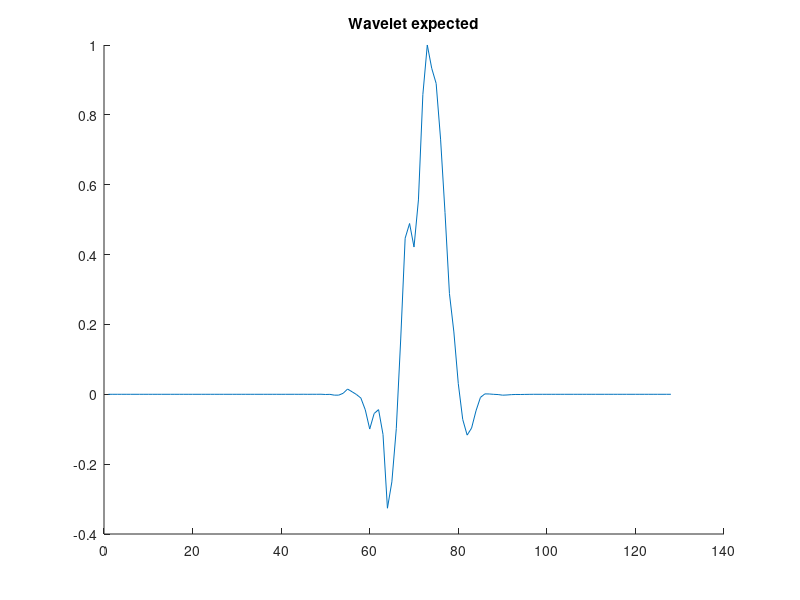

Reproduce this figure in MATLAB.
waveletExpected = [-2.10578E-05 -9.476E-06 2.31636E-05 4.21156E-05 5.47502E-05 -8.42311E-06 0 0 8.42311E-06 8.42311E-06 1.68462E-05 8.42311E-06 1.26347E-05 4.21156E-06 6.31733E-06 3.68511E-06 -2.10578E-06 -5.26445E-06 1.47404E-05 1.36876E-05 2.8428E-05 1.20095E-06 1.88204E-05 -2.14917E-05 4.5085E-05 -1.63856E-05 3.6736E-05 -6.43249E-05 0.000102673 -0.000110101 0.000199502 -0.000231849 9.58855E-05 -0.000322979 0.001104338 -0.000905179 0.000747737 0.000408783 0.001919187 -0.009128215 0.000861026 0.002900677 0.009992718 -0.009980383 0.02602941 -0.01145982 0.019491475 0.000670688 0.042573314 -0.148721203 -0.045395929 -0.627475083 -0.628755033 0.742671311 3.86422348 1.89486599 -0.14457047 -2.77143693 -11.4742403 -25.66809082 -14.18368721 -11.3254509 -29.65056801 -84.11113739 -64.66212463 -25.37899971 40.81756592 115.2232742 126.0843887 108.7093811 143.5027008 221.3215485 257.8666077 240.6673431 229.4897614 188.3588409 134.2646942 74.43444824 46.03559875 7.869974136 -18.55449867 -30.13476181 -24.95438957 -12.1873827 -2.318961382 0.292978376 0.228839278 -0.032109987 -0.198500037 -0.65218699 -0.508843839 -0.255361319 -0.131822273 -0.15137434 -0.089646652 -0.036577154 -0.001900538 -0.003819087 -0.003696551 -0.007762205 -0.004121194 -0.005231015 -0.00357854 -0.002066103 0.000217133 -0.000441128 -0.000424061 -0.000312661 8.22415E-05 -0.000138807 -6.98824E-05 -7.08041E-05 1.312E-06 -4.78242E-05 -5.70452E-06 3.19157E-06 1.94126E-05 -8.06118E-06 -2.63222E-07 -4.93542E-06 1.09978E-05 6.84378E-06 1.52669E-05 5.26445E-06 8.94956E-06 -1.57933E-06 1.05289E-06 -2.94809E-05];

reflectivity = [0 0 -0.004566431 0.009443457 0.000759406 0.0010133 0.000536247 -0.000374601 -0.002953136 -0.012649528 0.00421696 -0.010386876 0.004503522 -0.000326403 0.00091053 -0.004422515 0.013185931 0.00036719 -0.000760486 -0.00136118 -0.038158517 0.004556815 3.06353E-05 0.000540495 0.000926011 -0.000465246 -0.000508979 -0.001841831 0.001139543 0.001163813 -0.002020171 -0.001052784 0.002521807 0.000816986 -0.000713906 -0.001223247 0.001249816 -0.00177795 -0.010394275 0.010991479 0.001139933 -0.013380222 0.003206996 -0.100000001 0.002505099 -0.001064679 -6.05137E-05 -0.000588344 -0.000284453 0.000732266 0.000510016 6.66853E-05 -0.000263692 3.39716E-05 -0.000697183 0.000169872 0.000553588 -0.000787121 -0.000842488 0.000732887 -0.003565711 -0.045573525 0.016971391 0.002383732 -0.000259058 -0.000392195 8.02874E-05 -7.52832E-05 -0.000453771 0.001536273 0.000874585 -0.000725277 0.000162822 0.00058845 -0.001251721 -0.010463496 -0.003986932 0.007737604 0.000484577 -0.000933769 0.00010606 0.000789534 0.00038168 -0.000756027 0.000578566 -0.000893913 -0.006065333 0.005859854 0.002179459 0.00029506 -4.03934E-05 -0.004464072 0.032962289 0.000993103 -0.008903201 0.005625242 -0.002188634 0.000805539 0.003178265 -0.00035955 0.000748595 0.000377019 -0.001326133 -0.000592288 0.000202495 0.000428478 -4.22495E-05 -0.00015881 0.000483874 -4.05751E-05 -9.61734E-05 -0.002112562 -0.005103438 0.005612583 0.000834694 -0.001264086 0.000526212 0.000611451 0.000135593 -0.000326976 -0.000170681 0.000849249 -0.000486718 -0.000681989 0.001010014 -0.000373084 -0.000465218 0.000810763 0.000306311 -0.001657947 -0.003283953 -0.000857944 -0.000259353 0.004374255 0.002767174];

numberOfReflectivitySamples = length(reflectivity)

%2.9533987 6.75019073 5.90670633 -0.843393445 -6.750009 -13.9229641 -17.7197552 -18.98387 -20.6708374 -17.7197552 
seismicTrace = [-13.0772533 -8.016348 -6.750009 -5.90652466 -6.750009 -6.750009 -2.10973263 2.1099143 3.79688287 8.01653 8.01653 5.063222 5.90670633 11.8133221 16.0307426 13.0774355 10.1241274 8.860014 6.75019073 2.9533987 -0.843393445 9.08389E-05 0.8435751 0.8435751 2.9533987 0.8435751 -2.953217 -5.06304026 -2.10973263 0.8435751 2.1099143 2.1099143 5.063222 5.063222 5.063222 2.9533987 2.1099143 5.063222 9.08389E-05 -3.79670119 -5.90652466 -6.750009 -8.016348 -8.859833 -8.859833 -10.969656 -16.0305614 -17.7197552 -16.0305614 -11.81314 -8.016348 -5.06304026 -3.79670119 2.1099143 5.90670633 8.860014 10.1241274 8.01653 2.9533987 -2.10973263 9.08389E-05 5.063222 9.08389E-05 -6.750009 -6.750009 -8.016348 -11.81314 -11.81314 -8.859833 -3.79670119 -0.843393445 3.79688287 10.9698372 13.9209194 13.9209194 8.860014 5.063222 0.8435751 0.8435751 0.8435751 0.8435751 2.1099143 9.08389E-05 -3.79670119 -3.79670119 -2.10973263 -0.843393445 9.08389E-05 3.79688287 10.1241274 13.0774355 10.1241274 6.75019073 6.75019073 10.1241274 10.9698372 8.860014 5.90670633 3.79688287 0.8435751 -3.79670119 -5.06304026 -2.953217 -5.06304026 -5.90652466 -5.90652466 -2.953217 0.8435751 9.08389E-05 -2.953217 -2.10973263 -0.843393445 -0.843393445 0.8435751 2.9533987 2.9533987 -2.10973263 -2.10973263 0.8435751 -5.90652466 -8.859833 -3.79670119 -5.06304026 -5.06304026 -2.953217 9.08389E-05 2.1099143 9.08389E-05 -2.953217 -3.79670119 -6.750009 -6.750009 -5.90652466 -3.79670119 -0.843393445];
%seismicTrace = seismicTrace / max(seismicTrace);

numberOfSeismicTraceSamples = length(seismicTrace)

figure;
hold on;
plot(waveletExpected/max(abs(waveletExpected)));
title('Wavelet expected');
%plot(reflectivity, 'r');
%plot(seismicTrace, 'g');